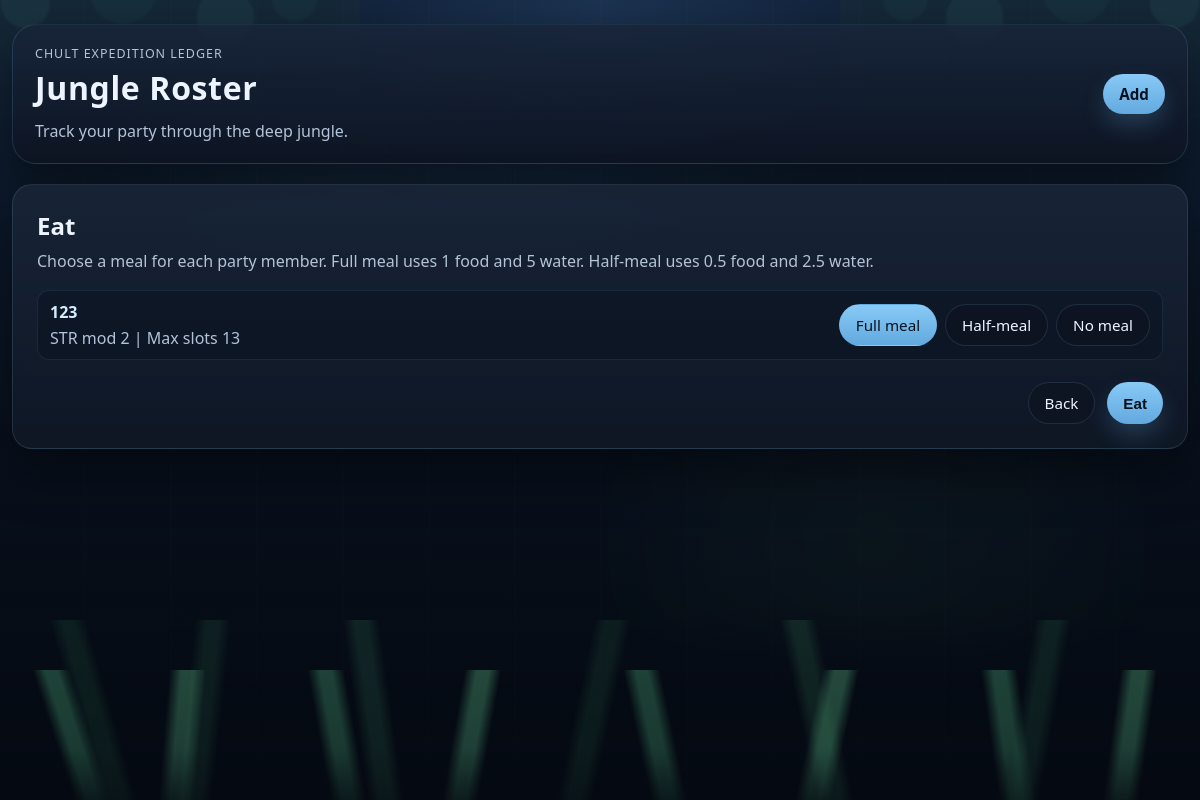
Page /eat on the earlier database version.
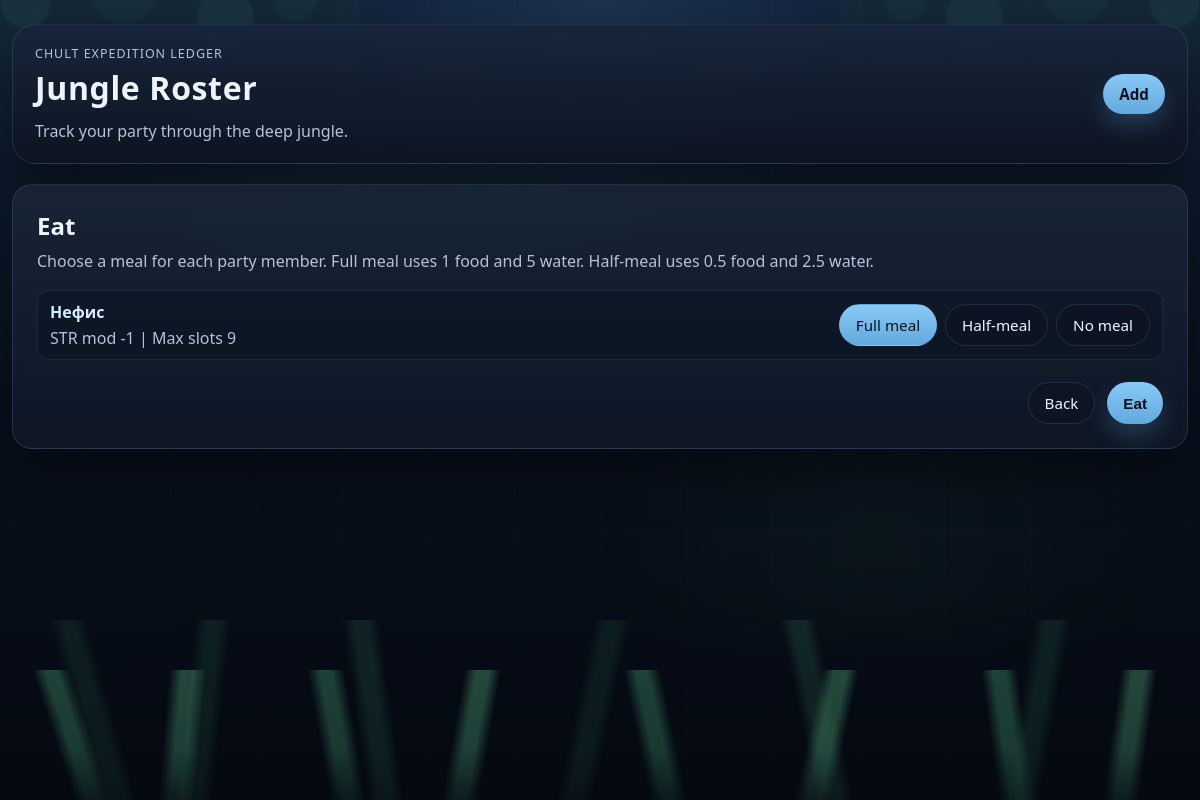
Same page on the later database version.
### tables this page shows
CREATE TABLE members (
            id INTEGER PRIMARY KEY AUTOINCREMENT,
            name TEXT NOT NULL,
            str_mod INTEGER NOT NULL DEFAULT 0,
            max_slots INTEGER NOT NULL DEFAULT 0,
            used_slots INTEGER NOT NULL DEFAULT 0
        );

### app.py (the view)
@app.route("/eat")
def eat_page() -> str:
    members = get_members_with_capacity()
    return render_template("eat.html", members=members)

### app.py (called while the page is built)
def get_db() -> sqlite3.Connection:
    if "db" not in g:
        g.db = sqlite3.connect(DATABASE)
        g.db.row_factory = sqlite3.Row
        g.db.execute("PRAGMA foreign_keys = ON")
    return g.db

def get_member_extra_slots(member_id: int) -> list[sqlite3.Row]:
    return get_db().execute(
        """
        SELECT id, name, amount
        FROM extra_slots
        WHERE member_id = ?
        ORDER BY id
        """,
        (member_id,),
    ).fetchall()

def overload_limit(max_slots: int) -> int:
    return max_slots // 2

### templates/eat.html (shortened to what this page needs)
{% extends "base.html" %}
{% block content %}
  <section class="form-panel eat-panel">
    <div class="panel-heading">
      <h2>Eat</h2>
      <p>Choose a meal for each party member. Full meal uses 1 food and 5 water. Half-meal uses 0.5 food and 2.5 water.</p>
    </div>
    <form class="eat-form" method="post" action="{{ url_for('apply_meals') }}">
      <div class="meal-list">
        {% for member in members %}
          <div class="meal-row">
            <div class="meal-member">
              <strong>{{ member["name"] }}</strong>
              <span>STR mod {{ member["str_mod"] }} | Max slots {{ member["max_slots"] }}</span>
            </div>
            <div class="meal-toggle-group">
              <label>
                <span>Full meal</span>
              </label>
              <label>
                <span>Half-meal</span>
              </label>
              <label>
                <span>No meal</span>
              </label>
            </div>
          </div>
        {% else %}
          <p class="muted-text">No party members to feed yet.</p>
        {% endfor %}
      </div>
      <div class="form-actions">
        <a class="ghost-button" href="{{ url_for('index') }}">Back</a>
        <button class="primary-button" type="submit">Eat</button>
      </div>
    </form>
  </section>
{% endblock %}

### templates/base.html (shortened to what this page needs)
<!doctype html>
<html lang="en">
  <head>
    <link rel="stylesheet" href="{{ url_for('static', filename='styles.css') }}">
  </head>
  <body>
    <div class="scene-backdrop" aria-hidden="true">
      <div class="mist mist-one"></div>
      <div class="mist mist-two"></div>
      <div class="canopy canopy-left"></div>
      <div class="canopy canopy-right"></div>
      <div class="dino dino-left"></div>
      <div class="dino dino-right"></div>
      <div class="grass grass-back"></div>
      <div class="grass grass-front"></div>
    </div>
    <div class="app-shell">
      <header class="topbar">
        <div class="title-group">
          <p class="eyebrow">Chult Expedition Ledger</p>
          <h1>Jungle Roster</h1>
          <p class="tagline">Track your party through the deep jungle.</p>
        </div>
        <a class="primary-button" href="{{ url_for('add_member') }}">Add</a>
      </header>
      <main>
        {% block content %}{% endblock %}
      </main>
    </div>
  </body>
</html>

Differences in the rows shown:
removed members: name "123", str_mod "2", max_slots "13"
added members: name "Нефис", str_mod "-1", max_slots "9"
